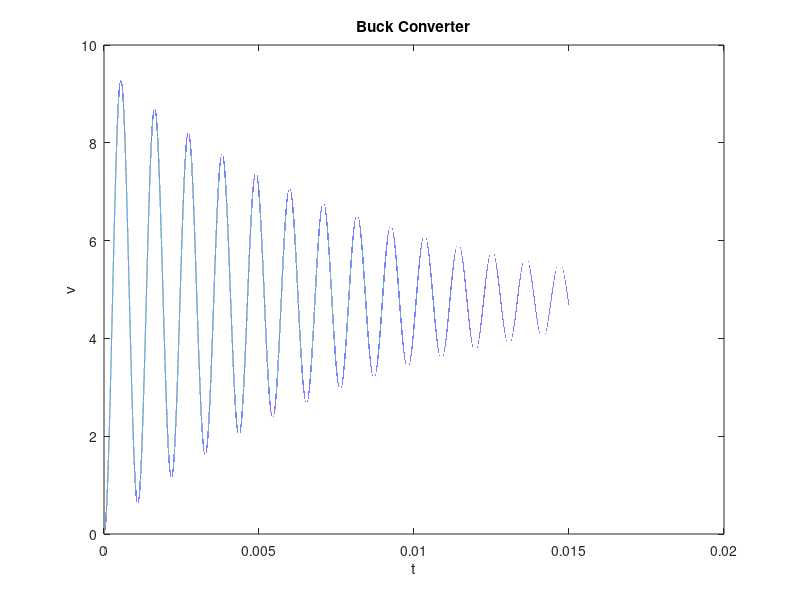

This chart was generated by the following MATLAB code:
%Tyler Matthews
%2/23/2019

R = 400;
L = 3e-3;
C = 10e-6;
S = 0.4;
Vin = 12;


A = [0, -1/L;
     1/C, -1/(R*C)];
C = [0, 1];
D = [0];

%PART A
%Vout / Vin
B = [S/L; 0]
[NUM,DEN] = ss2tf(A,B,C,D)
TF = tf(NUM,DEN)

%Vout / S
B = [Vin/L; 0]
[NUM,DEN] = ss2tf(A,B,C,D)
TF = tf(NUM,DEN)

POLES = pole(TF) %Only run this once because the poles do not change with a change in B
EIGENVALUES = eig(A)

%PART B
B = [1/L; 0];

T = 1/55000;
z = 1000;
t = 0 : T/z : 0.015;
N = length(t);

x = zeros(2, N);
y = zeros(1, N);
f = zeros(2, N);

%Setting Duty Cycle
%LOW
j = mod(0:N-1, 100);
temp = find(j>40);
j(temp) = 0; 
%HIGH
temp = find(j);
j(temp) = 1;

%Input
Vin = 12 * ones(1,N);
u = Vin.*j;

x(1) = 0; %Inital Condition

for k=1:N-1
    f(:,k) = A*x(:,k) + B*u(k);
    x(:,k+1) = x(:,k) + (T/1000)*f(:,k);
    y(k+1) = C*x(:,k+1);
end

plot(t,y);
title('Buck Converter');
xlabel('t');
ylabel('v');

